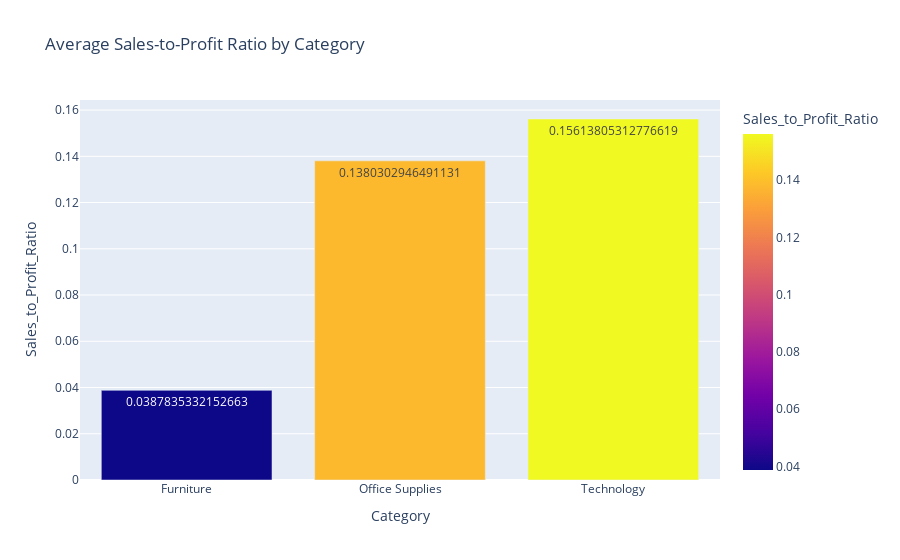

Notebook source saved alongside this figure:
### Code cell
import plotly.express as px

fig = px.bar(category_ratio, x='Category', y='Sales_to_Profit_Ratio',
             title='Average Sales-to-Profit Ratio by Category',
             color='Sales_to_Profit_Ratio', text='Sales_to_Profit_Ratio')
fig.show()

### Figure 1 — Plotly figure (JSON) as saved in the notebook; plotly's stock layout.template omitted (floating-point values rounded to 4 significant figures)
{"data": [{"alignmentgroup": "True", "hovertemplate": "Category=%{x}<br>Sales_to_Profit_Ratio=%{marker.color}<extra></extra>", "legendgroup": "", "marker": {"color": [0.03878, 0.138, 0.1561], "coloraxis": "coloraxis", "pattern": {"shape": ""}}, "name": "", "offsetgroup": "", "orientation": "v", "showlegend": false, "text": [0.03878, 0.138, 0.1561], "textposition": "auto", "type": "bar", "x": ["Furniture", "Office Supplies", "Technology"], "xaxis": "x", "y": [0.03878, 0.138, 0.1561], "yaxis": "y"}], "layout": {"barmode": "relative", "coloraxis": {"colorbar": {"title": {"text": "Sales_to_Profit_Ratio"}}, "colorscale": [[0, "#0d0887"], [0.1111, "#46039f"], [0.2222, "#7201a8"], [0.3333, "#9c179e"], [0.4444, "#bd3786"], [0.5556, "#d8576b"], [0.6667, "#ed7953"], [0.7778, "#fb9f3a"], [0.8889, "#fdca26"], [1, "#f0f921"]]}, "legend": {"tracegroupgap": 0}, "title": {"text": "Average Sales-to-Profit Ratio by Category"}, "xaxis": {"anchor": "y", "domain": [0, 1], "title": {"text": "Category"}}, "yaxis": {"anchor": "x", "domain": [0, 1], "title": {"text": "Sales_to_Profit_Ratio"}}}}
